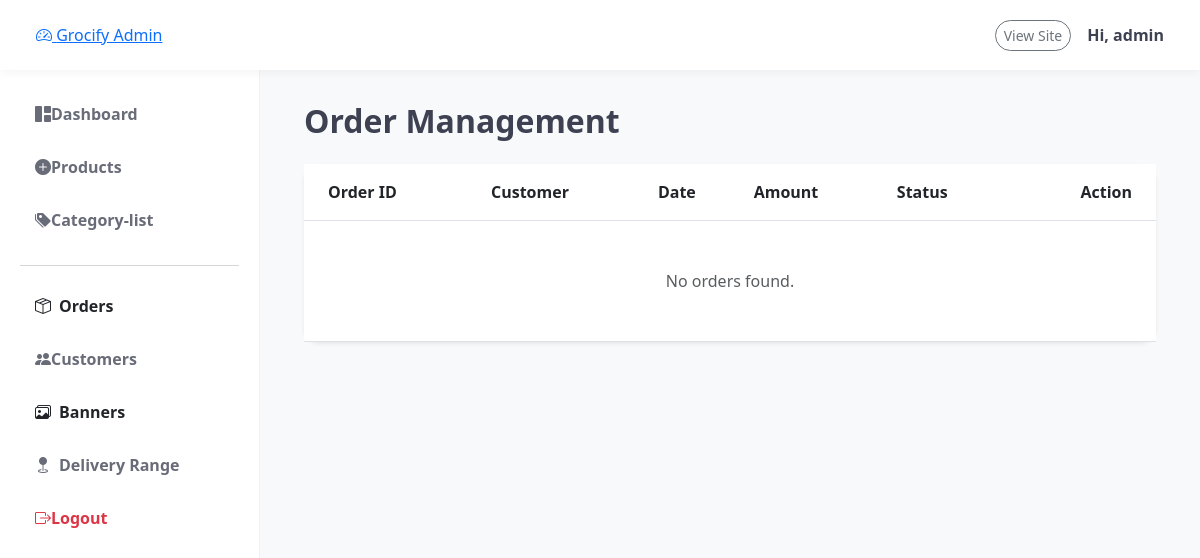
Before: /dash/orders/ (signed in) with the older database file.
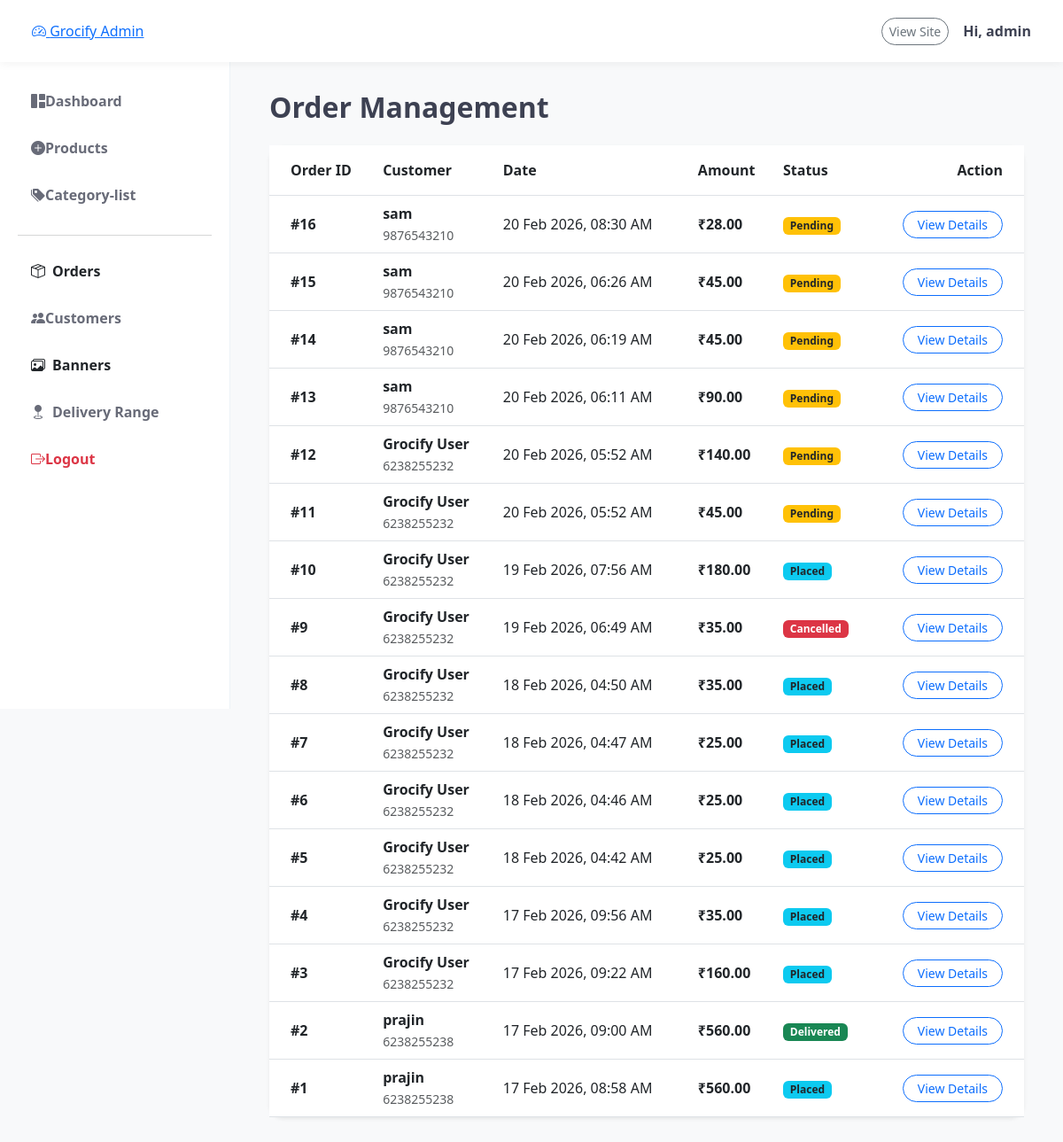
After: the same page with the newer database file.
### orders/models.py (models this page shows, shortened)
class Order(models.Model):
    STATUS_CHOICES = (
        ('Pending', 'Pending'),
        ('Placed', 'Placed'),
        ('Shipped', 'Shipped'),
        ('Delivered', 'Delivered'),
        ('Cancelled', 'Cancelled')
    )
    user = models.ForeignKey(User, on_delete=models.CASCADE)
    address = models.ForeignKey(Address, on_delete=models.PROTECT)
    total_amount = models.DecimalField(max_digits=10, decimal_places=2)
    payment_mode = models.CharField(max_length=50, default='COD')
    status = models.CharField(max_length=20, choices=STATUS_CHOICES, default='Pending')
    created_at = models.DateTimeField(auto_now_add=True)

### admindash/views.py (the view)
# urls.py: path('orders/', views.admin_order_list, name='admin_order_list'),
@user_passes_test(lambda u: u.is_staff)
def admin_order_list(request):
    orders = Order.objects.all().order_by('-created_at')
    return render(request, 'admindash/order_list.html', {'orders': orders})

### admindash/templates/admindash/order_list.html
{% extends 'admindash/base.html' %}
{% block admin_content %}
<div class="container-fluid">
    <h2 class="fw-bold mb-4">Order Management</h2>
    <div class="card border-0 shadow-sm rounded-4">
        <div class="card-body p-0">
            <div class="table-responsive">
                <table class="table table-hover align-middle mb-0">
                    <thead class="bg-light">
                        <tr>
                            <th class="ps-4 py-3">Order ID</th>
                            <th class="py-3">Customer</th>
                            <th class="py-3">Date</th>
                            <th class="py-3">Amount</th>
                            <th class="py-3">Status</th>
                            <th class="py-3 text-end pe-4">Action</th>
                        </tr>
                    </thead>
                    <tbody>
                        {% for order in orders %}
                        <tr>
                            <td class="ps-4 fw-bold">#{{ order.id }}</td>
                            <td>
                                <div class="fw-bold">{{ order.user.first_name }}</div>
                                <small class="text-muted">{{ order.user.username }}</small>
                            </td>
                            <td>{{ order.created_at|date:"d M Y, h:i A" }}</td>
                            <td class="fw-bold">₹{{ order.total_amount }}</td>
                            <td>
                                {% if order.status == 'Pending' %}
                                    <span class="badge bg-warning text-dark">Pending</span>
                                {% elif order.status == 'Placed' %}
                                    <span class="badge bg-info text-dark">Placed</span>
                                {% elif order.status == 'Shipped' %}
                                    <span class="badge bg-primary">Shipped</span>
                                {% elif order.status == 'Delivered' %}
                                    <span class="badge bg-success">Delivered</span>
                                {% else %}
                                    <span class="badge bg-danger">Cancelled</span>
                                {% endif %}
                            </td>
                            <td class="text-end pe-4">
                                <a href="{% url 'admin_order_detail' order.id %}" class="btn btn-sm btn-outline-primary px-3 rounded-pill">
                                    View Details
                                </a>
                            </td>
                        </tr>
                        {% empty %}
                        <tr>
                            <td colspan="6" class="text-center py-5 text-muted">No orders found.</td>
                        </tr>
                        {% endfor %}
                    </tbody>
                </table>
            </div>
        </div>
    </div>
</div>
{% endblock %}

Changed rows visible on the page:
added Order: id "16", user.first_name "sam", user.username "9876543210", created_at "20 Feb 2026, 08:30 AM", total_amount "28.00", status "Pending"
added Order: id "15", user.first_name "sam", user.username "9876543210", created_at "20 Feb 2026, 06:26 AM", total_amount "45.00", status "Pending"
added Order: id "14", user.first_name "sam", user.username "9876543210", created_at "20 Feb 2026, 06:19 AM", total_amount "45.00", status "Pending"
added Order: id "13", user.first_name "sam", user.username "9876543210", created_at "20 Feb 2026, 06:11 AM", total_amount "90.00", status "Pending"
added Order: id "12", user.first_name "Grocify User", user.username "6238255232", created_at "20 Feb 2026, 05:52 AM", total_amount "140.00", status "Pending"
added Order: id "11", user.first_name "Grocify User", user.username "6238255232", created_at "20 Feb 2026, 05:52 AM", total_amount "45.00", status "Pending"
added Order: id "10", user.first_name "Grocify User", user.username "6238255232", created_at "19 Feb 2026, 07:56 AM", total_amount "180.00", status "Placed"
added Order: id "9", user.first_name "Grocify User", user.username "6238255232", created_at "19 Feb 2026, 06:49 AM", total_amount "35.00", status "Cancelled"
added Order: id "8", user.first_name "Grocify User", user.username "6238255232", created_at "18 Feb 2026, 04:50 AM", total_amount "35.00", status "Placed"
added Order: id "7", user.first_name "Grocify User", user.username "6238255232", created_at "18 Feb 2026, 04:47 AM", total_amount "25.00", status "Placed"
added Order: id "6", user.first_name "Grocify User", user.username "6238255232", created_at "18 Feb 2026, 04:46 AM", total_amount "25.00", status "Placed"
added Order: id "5", user.first_name "Grocify User", user.username "6238255232", created_at "18 Feb 2026, 04:42 AM", total_amount "25.00", status "Placed"
added Order: id "4", user.first_name "Grocify User", user.username "6238255232", created_at "17 Feb 2026, 09:56 AM", total_amount "35.00", status "Placed"
added Order: id "3", user.first_name "Grocify User", user.username "6238255232", created_at "17 Feb 2026, 09:22 AM", total_amount "160.00", status "Placed"
added Order: id "2", user.first_name "prajin", user.username "6238255238", created_at "17 Feb 2026, 09:00 AM", total_amount "560.00", status "Delivered"
added Order: id "1", user.first_name "prajin", user.username "6238255238", created_at "17 Feb 2026, 08:58 AM", total_amount "560.00", status "Placed"
Other visible differences:
text no longer shown: "No orders found."
